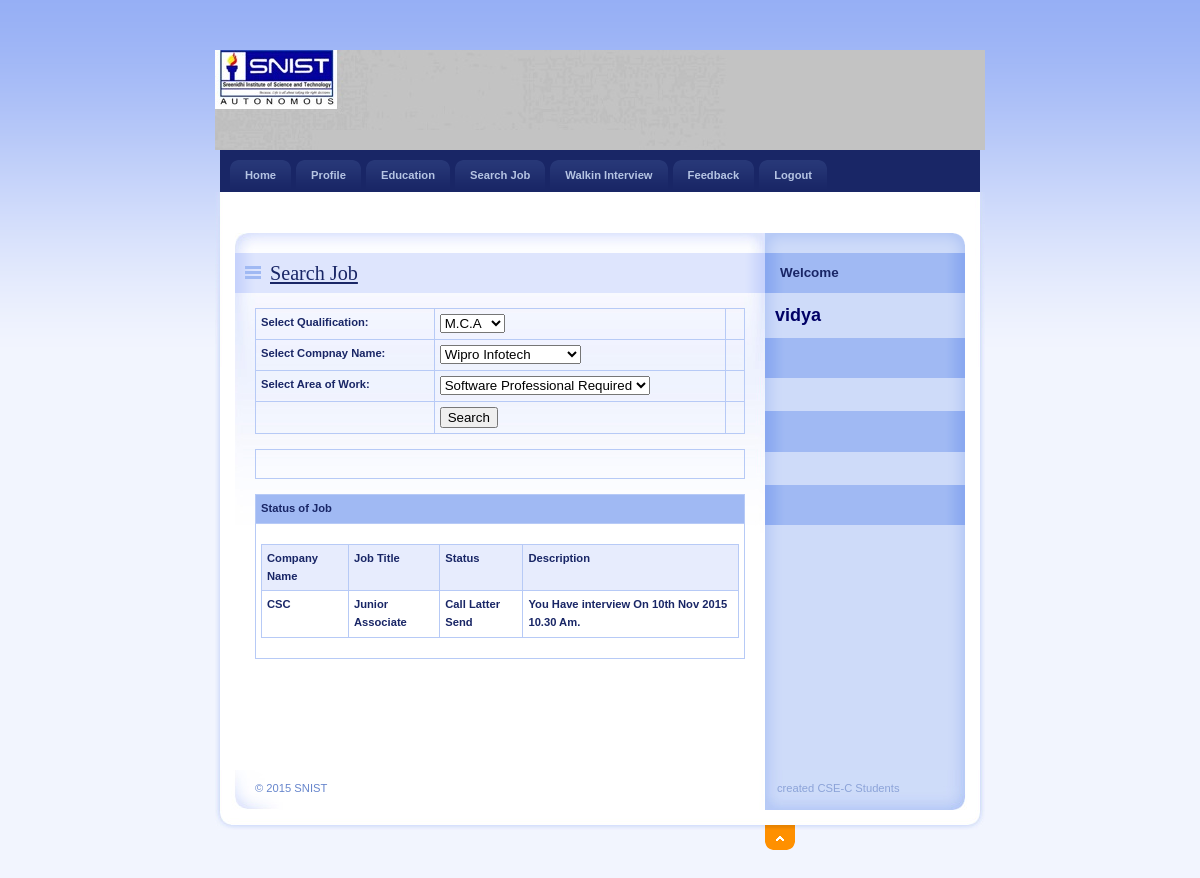
Screenshot of /Student/SearchJob.php (signed in) with the database file from the repository.
### tables this page shows
CREATE TABLE `application_master` (
  `ApplicationId` int(11) NOT NULL,
  `StudentId` int(11) NOT NULL,
  `JobId` int(11) NOT NULL,
  `Status` varchar(30) NOT NULL,
  `Description` varchar(200) NOT NULL
);

CREATE TABLE `job_master` (
  `JobId` int(11) NOT NULL,
  `CompanyName` varchar(20) NOT NULL,
  `JobTitle` varchar(50) NOT NULL,
  `Vacancy` int(11) NOT NULL,
  `MinQualification` varchar(50) NOT NULL,
  `Description` varchar(200) NOT NULL
);

### Student/SearchJob.php (the view, shortened to what this page needs)
<?php require_once('../Connections/job.php'); ?>
<?php
$query_Recordset1 = "SELECT MinQualification FROM job_master";
$Recordset1 = mysql_query($query_Recordset1, $job) or die(mysql_error());
$row_Recordset1 = mysql_fetch_assoc($Recordset1);
$query_Recordset4 = "SELECT distinct CompanyName FROM job_master";
$Recordset4 = mysql_query($query_Recordset4, $job) or die(mysql_error());
$row_Recordset4 = mysql_fetch_assoc($Recordset4);
$query_Recordset5 = "SELECT distinct JobTitle FROM job_master";
$Recordset5 = mysql_query($query_Recordset5, $job) or die(mysql_error());
$row_Recordset5 = mysql_fetch_assoc($Recordset5);
?><?xml version="1.0"?>
<!DOCTYPE html PUBLIC "-//W3C//DTD XHTML 1.0 Strict//EN" "http://www.w3.org/TR/xhtml1/DTD/xhtml1-strict.dtd">
<html xmlns="http://www.w3.org/1999/xhtml" xml:lang="cs" lang="cs">
<head>
    <link rel="stylesheet" media="screen,projection" type="text/css" href="./css/main.css" />
    <link rel="stylesheet" media="print" type="text/css" href="./css/print.css" />
    <link rel="stylesheet" media="aural" type="text/css" href="./css/aural.css" />
</head>
<body id="www-url-cz">
<div id="main" class="box">
<?php
include "Header.php"
?>
<?php
include "menu.php"
?>
    <div id="page" class="box">
    <div id="page-in" class="box">
        <div id="strip" class="box noprint">
            <p id="breadcrumbs">&nbsp;</p>
        </div>
        <div id="content">
            <div class="article">
                <h2><span><a href="#">Search Job</a></span></h2>
                <form id="form1" method="post" action="SearchJob.php">
                  <table width="100%" border="0" cellspacing="0" cellpadding="0">
                    <tr>
                      <td><strong>Select Qualification:</strong></td>
                      <td><label>
                      <select name="cmbQual" id="cmbQual">
                        <?php
do {
?>
                        <option value="<?php echo $row_Recordset1['MinQualification']?>"><?php echo $row_Recordset1['MinQualification']?></option>
                        <?php
} while ($row_Recordset1 = mysql_fetch_assoc($Recordset1));
?>
                      </select>
                      </label></td>
                      <td><label></label></td>
                    </tr>
                    <tr>
                      <td><strong>Select Compnay Name:</strong></td>
                      <td><label>
                        <select name="cmbCompany" id="cmbCompany">
                          <?php
do {
?>
                          <option value="<?php echo $row_Recordset4['CompanyName']?>"><?php echo $row_Recordset4['CompanyName']?></option>
                          <?php
} while ($row_Recordset4 = mysql_fetch_assoc($Recordset4));
?>
                        </select>
                      </label></td>
                      <td>&nbsp;</td>
                    </tr>
                    <tr>
                      <td><strong>Select Area of Work:</strong></td>
                      <td><label>
                        <select name="cmbArea" id="cmbArea">
                          <?php
do {
?>
                          <option value="<?php echo $row_Recordset5['JobTitle']?>"><?php echo $row_Recordset5['JobTitle']?></option>
                          <?php
} while ($row_Recordset5 = mysql_fetch_assoc($Recordset5));
?>
                      </select>
                      </label></td>
                      <td>&nbsp;</td>
                    </tr>
                    <tr>
                      <td>&nbsp;</td>
                      <td><input type="submit" name="button" id="button" value="Search" /></td>
                      <td>&nbsp;</td>
                    </tr>
                  </table>
              </form>
                <table width="100%" border="0" cellspacing="0" cellpadding="0">
                  <tr>
                    <td width="100%">&nbsp;
                      ?></td>
                  </tr>
                </table>
                <table width="100%" border="0" cellspacing="0" cellpadding="0">
                  <tr>
                    <td bgcolor="#A0B9F3"><strong>Status of Job</strong></td>
                  </tr>
                  <tr>
                    <td><table width="100%" border="1" cellpadding="1" cellspacing="2" bordercolor="#006699" >
                      <tr>
                        <th height="32" bgcolor="#006699" class="style3"><div align="left" class="style9 style5 style2"><strong>Company Name</strong></div></th>
                        <th bgcolor="#006699" class="style3"><div align="left" class="style9 style5 style2"><strong>Job Title</strong></div></th>
                        <th bgcolor="#006699" class="style3"><div align="left" class="style9 style5 style2"><strong>Status</strong></div></th>
                         <th bgcolor="#006699" class="style3"><div align="left" class="style9 style5 style2"><strong>Description</strong></div></th>
                      </tr>
                      <?php
$con = mysql_connect("localhost","root");
$sql = "SELECT job_master.JobId, job_master.CompanyName, job_master.JobTitle, application_master.Status, application_master.StudentId, application_master.Description
FROM application_master, job_master
WHERE application_master.JobId=job_master.JobId and application_master.StudentId='".$_SESSION['ID']."'";
$result = mysql_query($sql,$con);
while($row = mysql_fetch_array($result))
{
$CompanyName=$row['CompanyName'];
$JobTitle=$row['JobTitle'];
$Status=$row['Status'];
$Description=$row['Description'];
?>
                      <tr>
                        <td class="style3"><div align="left" class="style9 style5"><strong><?php echo $CompanyName;?></strong></div></td>
                        <td class="style3"><div align="left" class="style9 style5"><strong><?php echo $JobTitle;?></strong></div></td>
                         <td class="style3"><div align="left" class="style9 style5"><strong><?php echo $Status;?></strong></div></td>
                         <td class="style3"><div align="left" class="style9 style5"><strong><?php echo $Description;?></strong></div></td>
                      </tr>
                      <?php
}
?>
                    </table></td>
                  </tr>
                </table>
                <p>&nbsp;</p>
                <p class="btn-more box noprint">&nbsp;</p>
          </div>
        </div>
<?php
include "right.php"
?>
    </div>
    </div>
<?php
include "footer.php"
?>
</div>
</body>
</html>

### Student/css/main.css (style rules this page uses)
* { min-height:1px; }
body { border:0; margin:0; padding:0; background:#F2F5FE url("../design/bg.gif") 0 0 repeat-x; font:70%/160% "verdana",sans-serif; color:#192666; _text-align:center; }
a { color:#192666; }
p { border:0; margin:15px 0; padding:0; }
div { display:block; border:0; margin:0; padding:0; }
h1, h2, h3, h4, h5 { border:0; margin:15px 0 10px 0; padding:0; font-weight:bold; }
h2 { font-size:180%; line-height:100%; font-family:"georgia",serif; font-weight:normal; }
table { display:table; border-collapse:collapse; margin:15px 0; padding:0; border:1px solid #B7CAF6; font-size:100%; }
tr { display:table-row; }
th, td { display: table-cell; border:1px solid #B7CAF6; margin:0; padding:5px; vertical-align:top; text-align:left; }
th { background:#E7ECFD; text-align:center; color:#192666; font-weight:bold; }
form { border:0; margin:0; padding:0; }
a, img, span { border:0; margin:0; padding:0; }
strong, .strong { font-weight:bold; }
.box { min-height:1px; _height:1px; }
.box:after { content:"."; display:block; line-height:0px; font-size:0px; visibility:hidden; clear:both; }
#main { width:770px; margin:50px auto 0 auto; _text-align:left; }
#page { width:770px; min-height:1px; background:#FFF url("../design/bg_page.gif") 0 0 repeat-y; _height:1px; }
#page-in { min-height:1px; padding:10px 0; background:url("../design/bg_page_in.jpg") 0 0 no-repeat; _height:1px; }
#strip { position:relative; clear:both; padding:3px 20px 10px 20px; color:#6182D1; }
#strip p { margin:0; }
#strip #breadcrumbs { width:520px; margin:0; padding:0; }
#content { float:left; width:530px; _width:550px; margin:0; padding:0 0 0 20px; }
#content .article { clear:both; margin:0; padding:20px; background:url("../design/content_article_bg.jpg") 0 0 no-repeat; }
#content .article h2 { margin:0 -20px; padding:10px; background:#DEE5FD url("../design/content_title_bg.gif") 0 0 repeat-y; color:#192666; }
#content .article h2 span { background:url("../design/ico_list.gif") 0 50% no-repeat; padding-left:25px; }
#content .article p { text-align:justify; }
#content .btn-more { margin:0 0 15px 0; padding:0; border:0; position:relative; }

### Student/css/print.css (style rules this page uses)
body { border:0; margin:0; padding:0; font-size:12pt }
a { color:#000; text-decoration:none; }
h1, h2, h3 { page-break-after:avoid; page-break-inside:avoid; }
table { border-collapse: collapse; border-width:1px; border-style:solid; }
th, td { display:table-cell; border-width:1px; border-style:solid; }
.noprint { display:none; }

### Student/css/aural.css (style rules this page uses)
body { voice-family:paul,male; volume:loud; speech-rate:slow; richness:90; stress:20; }
h1, h2, h3, h4, h5 { cue-before:url("ping.au"); }
p, table { pause:50ms; }
strong { pitch:medium; pitch-range:60; stress:90; richness:90; }

### Student/SearchJob.php (style rules this page uses)
.style2 { font-weight: bold }
.style3 { font-weight: bold }

### rows the page displays
application_master: JobId.CompanyName "CSC", JobId.JobTitle "Junior Associate", Status "Call Latter Send", Description "You Have interview On 10th Nov 2015 10.30 Am."

### other values shown
$_SESSION['Name'] "vidya"
form field cmbQual "M.C.A"
form field cmbCompany "Wipro Infotech"
form field cmbArea "Software Professional Required"
